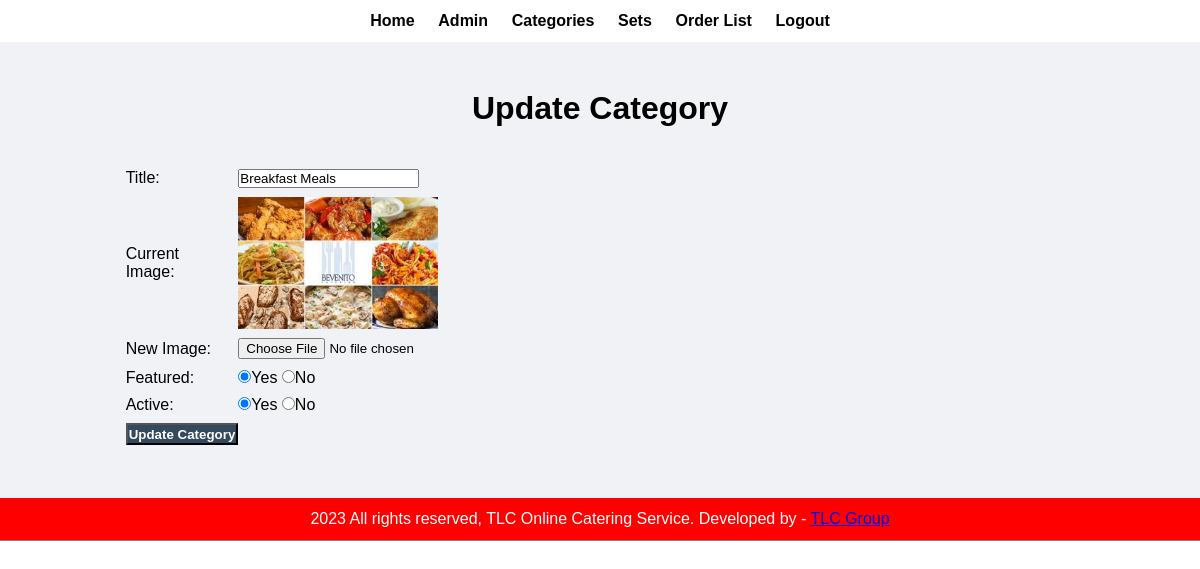
/admin/update-category.php?id=29 (signed in), run on the app's committed database.
### tables this page shows
CREATE TABLE `menu_table` (
  `id` int(10) UNSIGNED NOT NULL,
  `title` varchar(100) NOT NULL,
  `image_name` varchar(255) NOT NULL,
  `featured` varchar(10) NOT NULL,
  `active` varchar(10) NOT NULL,
  `category` varchar(255) NOT NULL
);

### admin/update-category.php (the view, shortened to what this page needs)
<?php include('partials/menu.php'); ?>
<div class="main-content">
    <div class="wrapper">
            <h1>Update Category</h1>
            <br><br>
            <?php
                if(isset($_GET['id'])){
                    $id = $_GET['id'];
                    $sql = "SELECT * FROM menu_table WHERE id=$id";
                    $res=mysqli_query($conn,$sql);
                    $count = mysqli_num_rows($res);
                    if($count==1){
                        $row = mysqli_fetch_assoc($res);
                        $title = $row['title'];
                        $current_image = $row['image_name'];
                        $featured = $row['featured'];
                        $active = $row['active'];
                    }else{
                        $_SESSION['no-category-found']="<div class='error'>Category Not Found.</div>";
                        header('location:'.SITEURL.'admin/manage-foodList.php');
                    }
                }else{
                    header('location:'.SITEURL.'admin/manage-foodList.php');
                }
            ?>
            <form action="" method="POST" enctype="multipart/form-data">
                <table class="tbl-30">
                    <tr>
                        <td>Title: </td>
                        <td>
                            <input type="text" name="title" value="<?php echo $title; ?>">
                        </td>
                    </tr>
                        <tr>
                            <td>Current Image: </td>
                            <td>
                               <?php
                                    if($current_image != ""){
                                        ?>
                                        <img src="<?php echo SITEURL;  ?>image/category/<?php  echo $current_image; ?>" width ="200px">
                                        <?php
                                    }else{
                                        echo "<div class='error'>Image Not Added.</div>";
                                    }
                               ?>
                            </td>
                        </tr>
                        <tr>
                            <td>New Image: </td>
                            <td>
                            <input type="file" name="image">
                            </td>
                        </tr>
                        <tr>
                            <td>Featured: </td>
                            <td>
                                <input <?php if($featured=="Yes"){echo "checked";} ?> type="radio" name="featured" value="YES">Yes
                                <input <?php if($featured=="No"){echo "checked";} ?> type="radio" name="featured" value="No">No
                            </td>
                        </tr>
                            <tr>
                                <td>Active: </td>
                                <td>
                                <input <?php if($active=="Yes"){echo "checked";} ?> type="radio" name="active" value="YES">Yes
                                <input <?php if($active=="No"){echo "checked";} ?> type="radio" name="active" value="No">No
                                </td>
                            </tr>
                    <tr>
                            <td>
                            <input type="submit" name="submit" value="Update Category" class="btn-secondary">
                            </td>
                    </tr>
                </table>
            </form>
    </div>
</div>
<?php include('partials/footer.php'); ?>

### css/admin.css (style rules this page uses)
* { margin: 0; padding: 0; font-family: Arial, Helvetica, sans-serif; }
.wrapper { padding: 1%; width: 80%; margin: 0 auto; }
.tbl-30 { width: 30%; }
table tr td { padding: 1%; }
.btn-secondary { background-color: #34495e; padding: 1%; color: white; text-decoration: none; font-weight: bold; }
.main-content { background-color: #f1f2f6; padding: 3% 0; }

### data on the page
menu_table: title "Breakfast Meals", image_name (picture), featured "☑", active "☑"
